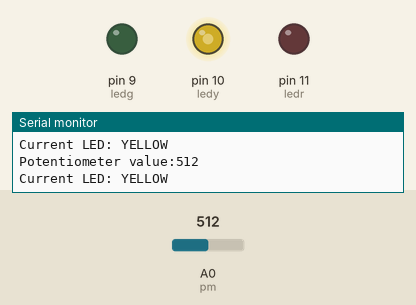
Simulated run of this sketch. Board: Arduino Uno, built with avr-gcc and run on an emulated ATmega328P. Shown: output pins drawn as LEDs (lit = HIGH), the last lines printed to the serial monitor. Inputs (shaded band) come from the test bench; at power-on: A0 (pm) = 512.

Above: at 1.3 s.
1.4 s: A0 (pm) set to 670
At 1.8 s:
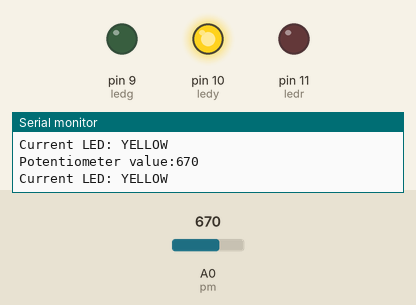
3.0 s: A0 (pm) set to 688
At 4.2 s:
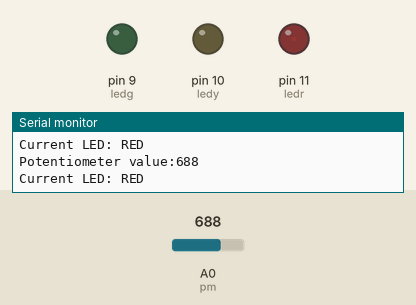
4.5 s: A0 (pm) set to 330
At 5.5 s:
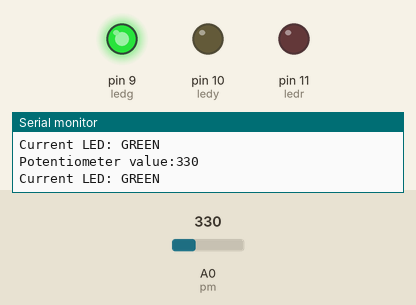
6.0 s: A0 (pm) set to 354
At 6.7 s:
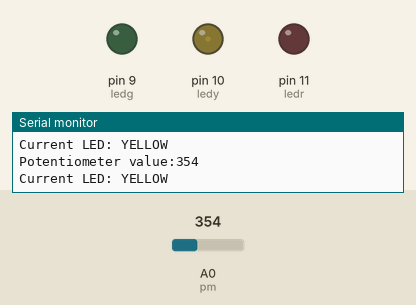
7.5 s: A0 (pm) set to 122
At 7.9 s:
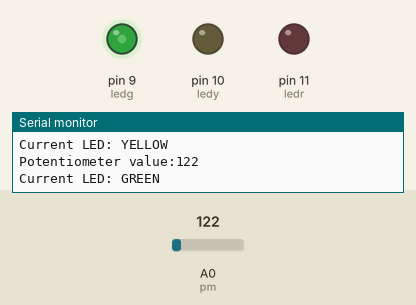
9.0 s: A0 (pm) set to 0
At 10.3 s:
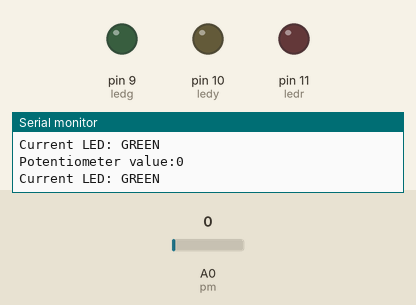
Timing chart, 0 to 11.5 s (numbered marks = the images above; inputs shaded):
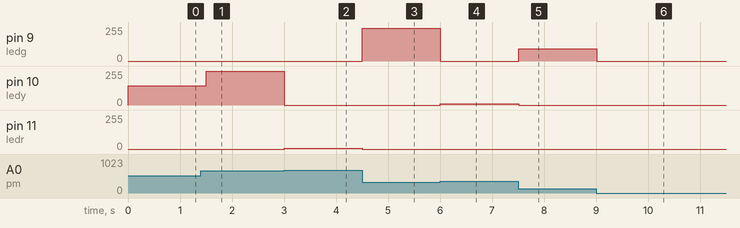

Measured:
- the behaviour switches between 680 and 681 on A0 (pm) (found by bisection; images 1 and 2)
- the behaviour switches between 340 and 341 on A0 (pm) (found by bisection; images 3 and 4)
- after the input at 1.4 s, pin 10 (ledy): 145/255 → 255/255 after 0.10 s
- after the input at 3.0 s, pin 10 (ledy): 255/255 → 0/255 at once; pin 11 (ledr): 0/255 → 5/255 at once
- after the input at 4.5 s, pin 9 (ledg): 0/255 → 247/255 at once; pin 11 (ledr): 5/255 → 0/255 at once
- after the input at 6.0 s, pin 9 (ledg): 247/255 → 0/255 at once; pin 10 (ledy): 0/255 → 11/255 at once
- after the input at 7.5 s, pin 9 (ledg): 0/255 → 91/255 at once; pin 10 (ledy): 11/255 → 0/255 at once
- after the input at 9.0 s, pin 9 (ledg): 91/255 → 0/255 at once

The sketch:

3_led_using_pmeter.ino
```cpp
// C++ code
//
const int ledg=9;
const int ledy=10;
const int ledr=11;
const int pm=A0;
int pvalue=0;

void setup()
{
  pinMode(ledg,OUTPUT);
  pinMode(ledy,OUTPUT);
  pinMode(ledr,OUTPUT);
  pinMode(pm,INPUT);
  Serial.begin(9600);
}
void loop()
{

  pvalue=analogRead(pm);
  Serial.print("Potentiometer value:");
  Serial.println(pvalue);

  if(pvalue<=340)
  {
     digitalWrite(ledy,LOW);
     digitalWrite(ledr,LOW);
    Serial.println("Current LED: GREEN");
    analogWrite(ledg,map(pvalue,0,340,0,255));
    delay(500);
  }
  else if(pvalue>340&&pvalue<=680)
  {
     digitalWrite(ledg,LOW);
     digitalWrite(ledr,LOW);
    Serial.println("Current LED: YELLOW");
  analogWrite(ledy,map(pvalue,341,640,0,255));
    delay(500);
  }
  else if(pvalue>680)
  {
     digitalWrite(ledy,LOW);
     digitalWrite(ledg,LOW);
     Serial.println("Current LED: RED");
    analogWrite(ledr,map(pvalue,681,1023,0,255));
    delay(500);
  }
}
```
